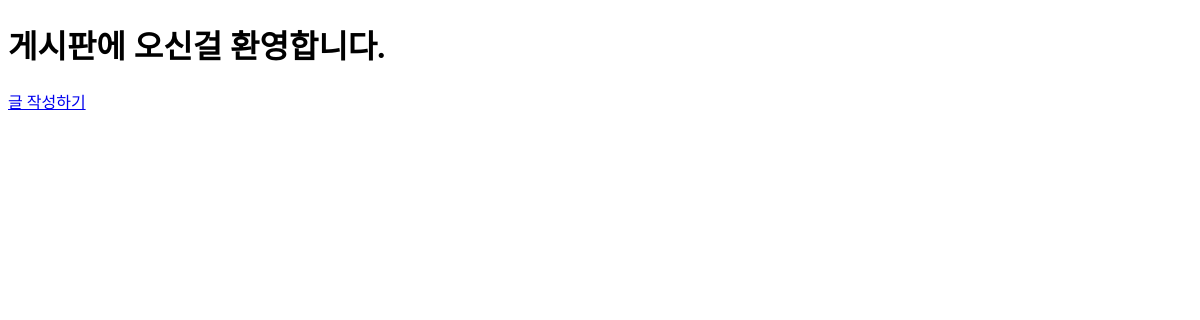
The app's page /article/, older data.
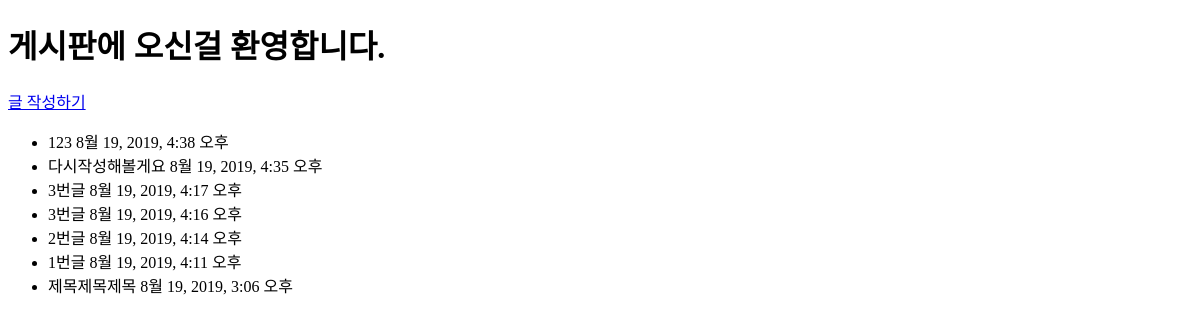
The same page, newer data.
### article/models.py (models this page shows, shortened)
class Article(models.Model):
    title = models.CharField(max_length=10)
    content = models.TextField()
    created_at = models.DateTimeField(auto_now_add=True)
    updated_at = models.DateTimeField(auto_now=True)

### article/views.py (the view)
# urls.py: path('', views.index),
def index(request):
    articles = Article.objects.order_by('-id') # 최신글로 정렬하기
    context = {
        'articles': articles
    }
    return render(request, 'article/index.html', context)

### article/templates/article/index.html
{% extends 'article/base.html' %}
{% block body %}
  <h1>게시판에 오신걸 환영합니다.</h1>
  <a href="/article/new/">글 작성하기</a>
  <ul>
    {% for article in articles %}
    <li>
      {{ article.title }}
      {{ article.created_at }}
    </li>
    {% endfor %}
  </ul>
{% endblock %}

### article/templates/article/base.html (shortened to what this page needs)
<!DOCTYPE html>
<html lang="ko">
<head>
</head>
<body>
  {% block body %}
  {% endblock %}
</body>
</html>

Row changes from the older to the newer data that the page shows:
added Article: title "123", created_at "8월 19, 2019, 4:38 오후"
added Article: title "다시작성해볼게요", created_at "8월 19, 2019, 4:35 오후"
added Article: title "3번글", created_at "8월 19, 2019, 4:17 오후"
added Article: title "3번글", created_at "8월 19, 2019, 4:16 오후"
added Article: title "2번글", created_at "8월 19, 2019, 4:14 오후"
added Article: title "1번글", created_at "8월 19, 2019, 4:11 오후"
added Article: title "제목제목제목", created_at "8월 19, 2019, 3:06 오후"
